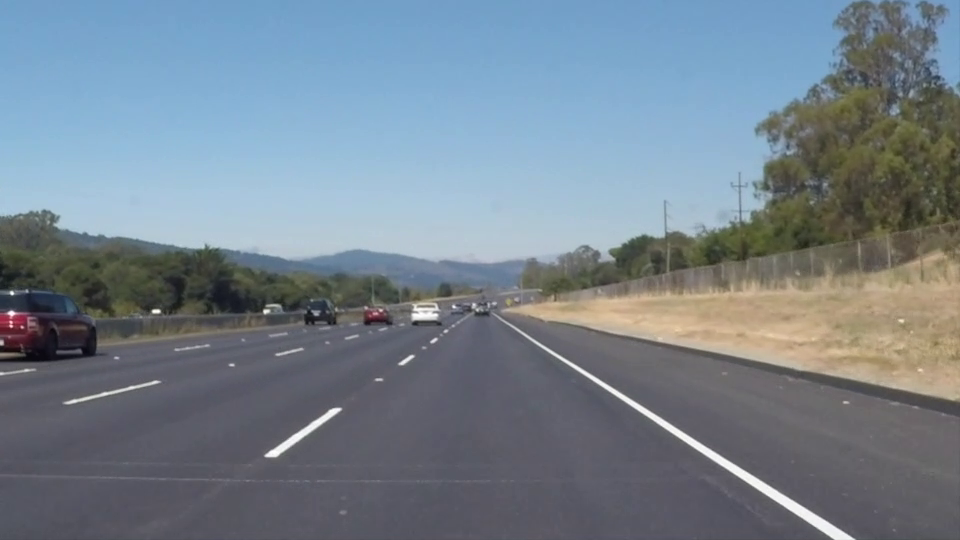
#> input picture frame 22 of P1_BasicLaneDetection/test_videos/solidWhiteRight.mp4, 960 x 540 px, given in place of harder_challenge_video.mp4, which was not available
$ python main.py   (older library calls are emulated)
#> lines starting #> are read from the running program, lines starting #| are printed output that depends on the picture; after the words box and inside, x2 and y2 are one past the last pixel; in counts of white or black regions, pixels touching at a corner belong together; pictures that were not available may be replaced by others from this repository, and a replacement may not be noted
### P2_AdvancedLaneDetection/thresholding_utils.py
import numpy as np
import matplotlib.pyplot as plt
import cv2
import matplotlib.image as mpimg
import glob
import os
from misc_utils import show_img, showstep

nx = 9
ny = 6
#dir = os.path.dirname(os.path.abspath(__file__))
# img = cv2.imread(dir+"/signs_vehicles_xygrad.png")


def abs_sobel_thresh(img, orient='x', thresh_min=0, thresh_max=255):
    print(thresh_min, thresh_max)
    gray = cv2.cvtColor(img, cv2.COLOR_BGR2GRAY)

    if orient == 'x':
        sobel = cv2.Sobel(gray, cv2.CV_64F, 1, 0)

    elif orient == 'y':
        sobel = cv2.Sobel(gray, cv2.CV_64F, 0, 1)

    abs_sobel = np.absolute(sobel)
    # Take the absolute value of the output from cv2.Sobel()
    print("normalized:", 255*abs_sobel/np.max(sobel))
    scaled_sobel = np.uint8(255*abs_sobel/np.max(abs_sobel))

    # Normalize by dividing each entry of abs_sobel with max of it
    # Multiply by 255 to have 8-bit integer (would result in scale 0-255)

    print("abs_sobel: ", abs_sobel, "scaled: ", scaled_sobel)
    gradbinary = np.zeros_like(scaled_sobel)
    gradbinary[(scaled_sobel >= thresh_min) & (scaled_sobel <= thresh_max)] = 255
    print("binary", gradbinary)
    show_img(gradbinary)
    return gradbinary


def mag_thresh(img, sobel_kernel=3, mag_thresh=(0, 255)):
    # Convert to grayscale
    gray = cv2.cvtColor(img, cv2.COLOR_RGB2GRAY)
    # Take both Sobel x and y gradients
    sobelx = cv2.Sobel(gray, cv2.CV_64F, 1, 0, ksize=sobel_kernel)
    sobely = cv2.Sobel(gray, cv2.CV_64F, 0, 1, ksize=sobel_kernel)
    # Calculate the gradient magnitude
    gradmag = np.sqrt(sobelx**2 + sobely**2)
    # Rescale to 8 bit
    scale_factor = np.max(gradmag)/255
    gradmag = (gradmag/scale_factor).astype(np.uint8)
    # Create a binary image of ones where threshold is met, zeros otherwise
    magbinary = np.zeros_like(gradmag)
    magbinary[(gradmag >= mag_thresh[0]) & (gradmag <= mag_thresh[1])] = 255
    show_img(magbinary)
    # Return the binary image
    return magbinary


def dir_threshold(img, sobel_kernel=3, thresh=(0, np.pi/2)):
    # range of arctan2 is pi/2
    # Grayscale
    gray = cv2.cvtColor(img, cv2.COLOR_RGB2GRAY)
    # Calculate the x and y gradients
    sobelx = cv2.Sobel(gray, cv2.CV_64F, 1, 0, ksize=sobel_kernel)
    sobely = cv2.Sobel(gray, cv2.CV_64F, 0, 1, ksize=sobel_kernel)
    # Take the absolute value of the gradient direction,
    # apply a threshold, and create a binary image result
    absgraddir = np.arctan2(np.absolute(sobely), np.absolute(sobelx))
    dirbinary = np.zeros_like(absgraddir)
    dirbinary[(absgraddir >= thresh[0]) & (absgraddir <= thresh[1])] = 255

    # Return the binary images
    show_img(dirbinary)
    return dirbinary


def hls_select(img, thresh=(0, 255), thresh2=(0, 255)):
    hls = cv2.cvtColor(img, cv2.COLOR_RGB2HLS)
    s_channel = hls[:, :, 2]
    l_channel = hls[:, :, 1]
    hlsbinary = np.zeros_like(s_channel)
    hlsbinary[(s_channel > thresh[0]) & (s_channel <= thresh[1]) & (
        l_channel > thresh2[0]) & (l_channel <= thresh[1])] = 255
    show_img(hlsbinary)
    return hlsbinary


# [14 lines of commented-out code are left out]

### P2_AdvancedLaneDetection/misc_utils.py
import numpy as np
import matplotlib.pyplot as plt
import cv2
import matplotlib.image as mpimg
import glob
import os
showstep = False


def show_img(img, showstep=showstep, wait=False, name="img"):
    if showstep == True:
        cv2.imshow(name, img)
    if wait == True:
        cv2.waitKey(0)


def adjust_original_image(img, adjustment):
    height = img.shape[0]
    imgOriginalAdjusted = img[:(height-adjustment), :, :]
    return imgOriginalAdjusted


def draw_on_original(imgOriginalAdjusted, left_line_pts, right_line_pts, vertices):
    img_warped = transform(imgOriginalAdjusted, vertices)
    cv2.fillPoly(img_warped, np.int_([left_line_pts]), (0, 255, 0))
    cv2.fillPoly(img_warped, np.int_([right_line_pts]), (0, 255, 0))
    blended = transform(img_warped, vertices, mode="dewarp")
    # after dewarp the lane lines, add lanelines to original image
    blended = cv2.addWeighted(imgOriginalAdjusted, 1., blended, 0.3, 0)
    return blended


def mask(img, adjustment=0):
    height = img.shape[0]
    width = img.shape[1]

    botleft = (0, (height-adjustment))
    # have to make clean mask so that perspective transform is successful
    topleft = (width/2 - 70, (height+adjustment)/2 + 70)
    topright = (width/2 + 70, (height+adjustment)/2 + 70)
    # + adjustment to compensate?
    botright = (width, (height-adjustment))
    vertices = np.array([[botleft, topleft, topright, botright]], dtype=np.int32)
    # img.shape[0]=height-adjustment
    # defining a blank mask to start with
    # need to resize image after masking

    img2 = img[:(height-adjustment), :]
    mask = np.zeros_like(img2)

    # defining a 3 channel or 1 channel color to fill the mask with depending on the input image
    if len(img2.shape) > 2:
        channel_count = img2.shape[2]  # i.e. 3 or 4 depending on your image
        ignore_mask_color = (255,) * channel_count
        print(ignore_mask_color)
    else:
        ignore_mask_color = 255

    # filling pixels inside the polygon defined by "vertices" with the fill color
    cv2.fillPoly(mask, vertices, ignore_mask_color)
    # returning the image only where mask pixels are nonzero
    masked_image = cv2.bitwise_and(img2, mask)
    # show_img(mask,name="mask2",showstep=True, wait=True)
    return vertices, masked_image, img2


def transform(undist, vertices, mode="warp"):
    img_size = (undist.shape[1], undist.shape[0])
    print(img_size)
    print(vertices)
    # [4 lines of commented-out code are left out]
    [[botleft, topleft, topright, botright]] = vertices
    # undistcopy = np.copy(undist) # always draw on copy
    # imgwithcorners = cv2.drawChessboardCorners(undistcopy, (nx,ny), corners, ret)
    src = np.float32(vertices)
    width1 = np.sqrt((topright[0]-topleft[0])**2+(topright[1]-topleft[1])**2)
    width2 = np.sqrt((botright[0]-botleft[0])**2+(botright[1]-botleft[1])**2)
    max_width = max(int(width1), int(width2))

    height1 = np.sqrt((topright[0]-botright[0])**2+(topright[1]-botright[1])**2)
    height2 = np.sqrt((botright[0]-topright[0])**2+(botleft[1]-topleft[1])**2)
    max_height = max(int(height1), int(height2))

    # dst = np.float32([[offset,img_size[1]], [offset, 0],
    #                          [img_size[0]-offset, 0],
    #                          [img_size[0]-offset, img_size[1]]])

    dst = np.float32([[0, max_height], [0, 0], [max_width, 0], [max_width, max_height]])
    # have to make clean mask so that perspective transform is successful
    M = cv2.getPerspectiveTransform(src, dst)
    if mode == "warp":
        #warped = cv2.warpPerspective(undist, M, (max_width+100,max_height+100))
        warped = cv2.warpPerspective(undist, M, img_size)
        #show_img(warped, showstep = True, wait = False)
        return warped

    elif mode == "dewarp":
        dewarped = cv2.warpPerspective(undist, M, img_size, flags=cv2.WARP_INVERSE_MAP)
        return dewarped

### P2_AdvancedLaneDetection/lanedetect.py
import numpy as np
import matplotlib.pyplot as plt
import cv2
import matplotlib.image as mpimg
import glob
import os
from thresholding_utils import abs_sobel_thresh, mag_thresh, dir_threshold, hls_select
from misc_utils import show_img, showstep, adjust_original_image, draw_on_original, mask, transform

def sliding_window(binary_warped):
    # the // command is floor division
    # take bot half of image
    bot_half = binary_warped[binary_warped.shape[0]//2:,:]
    histogram = np.sum(bot_half,axis=0)
    out_img = np.dstack((binary_warped, binary_warped, binary_warped))
    # return histogram
    # take sums along vertical (0 axis aka y axis) draw_lines
    # print(histogram)
    midpoint = np.int(histogram.shape[0]//2)
    # print(histogram.shape)
    # as shown, histogram.shape is (1060,) so take the half of x value to get midpoint
    # no y values because the sum can be any

    # take max values of the histogram, set this as base of window
    leftx_base = np.argmax(histogram[:midpoint])
    rightx_base = np.argmax(histogram[midpoint:]) + midpoint

    print(leftx_base,rightx_base)
    # HYPERPARAMETERS
    # Choose the number of sliding windows
    nwindows = 9
    # Set the width of the windows +/- margin
    margin = 120
    # Set minimum number of pixels found to recenter window
    minpix = 50

    # Set height of windows - based on nwindows above and image shape
    window_height = np.int(binary_warped.shape[0]//nwindows)
    # Identify the x and y positions of all nonzero (i.e. activated) pixels in the image
    nonzero = binary_warped.nonzero()
    print("nonzero: ", nonzero)
    nonzeroy = np.array(nonzero[0])
    nonzerox = np.array(nonzero[1])
    # Current positions to be updated later for each window in nwindows
    leftx_current = leftx_base
    rightx_current = rightx_base

    # Create empty lists to receive left and right lane pixel indices
    left_lane_inds = []
    right_lane_inds = []

        # Step through the windows one by one
    for window in range(nwindows):
        # Identify window boundaries in x and y (and right and left)
        win_y_low = binary_warped.shape[0] - (window+1)*window_height
        win_y_high = binary_warped.shape[0] - window*window_height
        ### TO-DO: Find the four below boundaries of the window ###
        win_xleft_low = leftx_current - margin  # Update this
        win_xleft_high = leftx_current + margin # Update this
        win_xright_low = rightx_current - margin # Update this
        win_xright_high = rightx_current + margin # Update this

        # Draw the windows on the visualization image
        cv2.rectangle(out_img,(win_xleft_low,win_y_low),
        (win_xleft_high,win_y_high),(0,255,0), 2)
        cv2.rectangle(out_img,(win_xright_low,win_y_low),
        (win_xright_high,win_y_high),(0,255,0), 2)

        # Identify the nonzero pixels in x and y within the window #
        # IMPORTANT: ONLY INDICES, NOT ACTUAL X AND Y POINTS, MUST USE NONZERO[indices] TO GET THE POINTS
        good_left_inds = ((nonzeroy >= win_y_low) & (nonzeroy < win_y_high) &
        (nonzerox >= win_xleft_low) &  (nonzerox < win_xleft_high)).nonzero()[0]
        print("good_left_inds: ", good_left_inds)

        good_right_inds = ((nonzeroy >= win_y_low) & (nonzeroy < win_y_high) &
        (nonzerox >= win_xright_low) &  (nonzerox < win_xright_high)).nonzero()[0]
        print("good_right_inds: ", good_right_inds)

        # Append these indices to the lists
        left_lane_inds.append(good_left_inds)
        right_lane_inds.append(good_right_inds)

        ### TO-DO: If you found > minpix pixels, recenter next window ###
        ### (`right` or `leftx_current`) on their mean position ###

        if len(good_left_inds)>minpix:
            # leftx_current = np.mean(good_left_inds)is wrong! because want points not indices
            leftx_current = np.int(np.mean(nonzerox[good_left_inds]))
            print("leftx_current: ", leftx_current)

        if len(good_right_inds)>minpix:
            rightx_current = np.int(np.mean(nonzerox[good_right_inds]))
            print("rightx_current: ",rightx_current)

    # Concatenate the arrays of indices (previously was a list of lists of pixels)
    try:
        left_lane_inds = np.concatenate(left_lane_inds)
        right_lane_inds = np.concatenate(right_lane_inds)
    except ValueError:
        # Avoids an error if the above is not implemented fully
        pass

    # Extract left and right line pixel positions
    leftx = nonzerox[left_lane_inds]
    lefty = nonzeroy[left_lane_inds]
    rightx = nonzerox[right_lane_inds]
    righty = nonzeroy[right_lane_inds]

    return histogram, leftx, lefty, rightx, righty, out_img


def fit_polynomial(binary_warped):
    # Find our lane pixels first
    histogram, leftx, lefty, rightx, righty, out_img = sliding_window(binary_warped)

    # Fit a second order polynomial to each using `np.polyfit`
    left_fit = np.polyfit(lefty, leftx, 2)
    # 2 is the degree of the polynomial
    right_fit = np.polyfit(righty, rightx, 2)

    # Generate x and y values for plotting
    ploty = np.linspace(0, binary_warped.shape[0]-1, binary_warped.shape[0] )
    try:
        left_fitx = left_fit[0]*ploty**2 + left_fit[1]*ploty + left_fit[2]
        right_fitx = right_fit[0]*ploty**2 + right_fit[1]*ploty + right_fit[2]
    except TypeError:
        # Avoids an error if `left` and `right_fit` are still none or incorrect
        print('The function failed to fit a line!')
        left_fitx = 1*ploty**2 + 1*ploty
        right_fitx = 1*ploty**2 + 1*ploty

    ## Visualization ##
    # Colors in the left and right lane regions
    out_img[lefty, leftx] = [255, 0, 0]
    out_img[righty, rightx] = [0, 0, 255]
    # out_img[:,np.int(left_fitx]=[0,255,0]

    # # Plots the left and right polynomials on the lane lines
    # plt.plot(left_fitx, ploty, color='yellow')
    #
    # plt.plot(right_fitx, ploty, color='yellow')

    return out_img, left_fit, right_fit, ploty

def fit_poly(img_shape, leftx, lefty, rightx, righty):
     ### TO-DO: Fit a second order polynomial to each with np.polyfit() ###
    left_fit = np.polyfit(lefty, leftx, 2)
    right_fit = np.polyfit(righty, rightx, 2)
    # Generate x and y values for plotting
    ploty = np.linspace(0, img_shape[0]-1, img_shape[0])
    # Return evenly spaced numbers over a specified interval.

    ### TO-DO: Calc both polynomials using ploty, left_fit and right_fit ###
    left_fitx = left_fit[0]*ploty**2 + left_fit[1]*ploty + left_fit[2]
    right_fitx = right_fit[0]*ploty**2 + right_fit[1]*ploty + right_fit[2]

    return left_fitx, right_fitx, ploty

def search_around_poly(binary_warped, left_fit, right_fit):
    # HYPERPARAMETER
    # Choose the width of the margin around the previous polynomial to search
    # The quiz grader expects 100 here, but feel free to tune on your own!
    margin = 50

    # Grab activated pixels
    nonzero = binary_warped.nonzero()
    nonzeroy = np.array(nonzero[0])
    nonzerox = np.array(nonzero[1])

    ### TO-DO: Set the area of search based on activated x-values ###
    ### within the +/- margin of our polynomial function ###
    ### Hint: consider the window areas for the similarly named variables ###
    ### in the previous quiz, but change the windows to our new search area ###
    left_lane_inds = ((nonzerox > (left_fit[0]*(nonzeroy**2) + left_fit[1]*nonzeroy +
                    left_fit[2] - margin)) & (nonzerox < (left_fit[0]*(nonzeroy**2) +
                    left_fit[1]*nonzeroy + left_fit[2] + margin)))
    right_lane_inds = ((nonzerox > (right_fit[0]*(nonzeroy**2) + right_fit[1]*nonzeroy +
                    right_fit[2] - margin)) & (nonzerox < (right_fit[0]*(nonzeroy**2) +
                    right_fit[1]*nonzeroy + right_fit[2] + margin)))

    # Again, extract left and right line pixel positions
    leftx = nonzerox[left_lane_inds]
    lefty = nonzeroy[left_lane_inds]
    rightx = nonzerox[right_lane_inds]
    righty = nonzeroy[right_lane_inds]

    # Fit new polynomials
    left_fitx, right_fitx, ploty = fit_poly(binary_warped.shape, leftx, lefty, rightx, righty)

    ## Visualization ##
    # Create an image to draw on and an image to show the selection window
    out_img = np.dstack((binary_warped, binary_warped, binary_warped))*255
    window_img = np.zeros_like(out_img)
    # Color in left and right line pixels
    out_img[nonzeroy[left_lane_inds], nonzerox[left_lane_inds]] = [255, 0, 0]
    out_img[nonzeroy[right_lane_inds], nonzerox[right_lane_inds]] = [0, 0, 255]

    # Generate a polygon to illustrate the search window area
    # And recast the x and y points into usable format for cv2.fillPoly()
    left_line_window1 = np.array([np.transpose(np.vstack([left_fitx-margin, ploty]))])
    left_line_window2 = np.array([np.flipud(np.transpose(np.vstack([left_fitx+margin,
                              ploty])))])
    left_line_pts = np.hstack((left_line_window1, left_line_window2))
    right_line_window1 = np.array([np.transpose(np.vstack([right_fitx-margin, ploty]))])
    right_line_window2 = np.array([np.flipud(np.transpose(np.vstack([right_fitx+margin,
                              ploty])))])
    right_line_pts = np.hstack((right_line_window1, right_line_window2))

    # Draw the lane onto the warped blank image
    cv2.fillPoly(window_img, np.int_([left_line_pts]), (0,255, 0))
    cv2.fillPoly(window_img, np.int_([right_line_pts]), (0,255, 0))
    result = cv2.addWeighted(out_img, 1, window_img, 0.3, 0)


    # Plot the polynomial lines onto the image
    plt.plot(left_fitx, ploty, color='yellow')
    plt.plot(right_fitx, ploty, color='yellow')
    ## End visualization steps ##

    return result, left_line_pts, right_line_pts

### P2_AdvancedLaneDetection/main.py
import numpy as np
import matplotlib.pyplot as plt
import cv2
import matplotlib.image as mpimg
import glob
import os

from thresholding_utils import abs_sobel_thresh, mag_thresh, dir_threshold, hls_select
from misc_utils import show_img, showstep, adjust_original_image, draw_on_original, mask, transform
from lanedetect import sliding_window, fit_polynomial, fit_poly, search_around_poly

dir_path = os.path.dirname(os.path.abspath(__file__))
nx = 9
ny = 6
SCALAR_EBLUE = (255, 255, 102)


def measure_curvature_pixels(ploty, left_fit, right_fit):
    # We'll choose the maximum y-value, corresponding to the bottom of the image
    yval = np.max(ploty)

    A = left_fit[0]
    B = left_fit[1]
    C = left_fit[2]

    d1_left = 2*A*yval + B
    d2_left = 2*A
    left_curverad = (1+(d1_left)**2)**(3/2)/abs(d2_left)

    D = right_fit[0]
    E = right_fit[1]
    F = right_fit[2]

    d1_right = 2*D*yval + E
    d2_right = 2*D
    right_curverad = (1+(d1_right)**2)**(3/2)/abs(d2_right)

    return left_curverad, right_curverad


def main():
    dir_vid = dir_path + "/test_videos"
    print(dir_vid)
    vid = dir_vid + "/harder_challenge_video.mp4"

    cap = cv2.VideoCapture(vid)
    print(cap.isOpened())
    while cap.isOpened():
        ret, img = cap.read()
#> img is the input picture: shape (540, 960, 3); mean B, G, R 141.9, 130.7, 117.7
        # cv2.imshow("original",img)
        gradbinary = abs_sobel_thresh(img, thresh_min=10, thresh_max=255)
#> in abs_sobel_thresh, `gray = cv2.cvtColor(img, cv2.COLOR_BGR2GRAY)`:
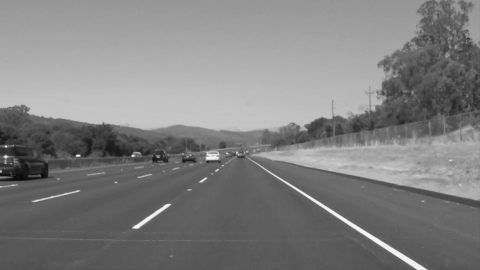
#> gray: shape (540, 960) (shown at 1/2 size); min 6, max 255, mean 128
#> in abs_sobel_thresh, `sobel = cv2.Sobel(gray, cv2.CV_64F, 1, 0)`:
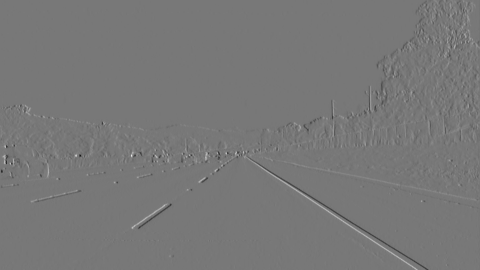
#> sobel: shape (540, 960) float64 (shown at 1/2 size); min -523, max 588, mean 0; drawn with min black and max white
#> in abs_sobel_thresh, `abs_sobel = np.absolute(sobel)`:
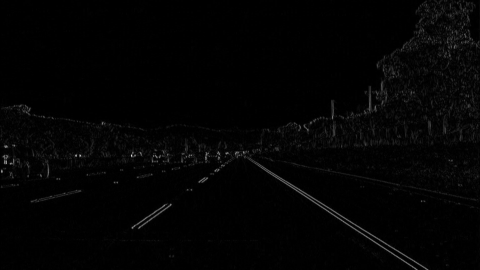
#> abs_sobel: shape (540, 960) float64 (shown at 1/2 size); min 0, max 588, mean 8.7; drawn with min black and max white
#> (printed output is left out)
#> (printed output is left out)
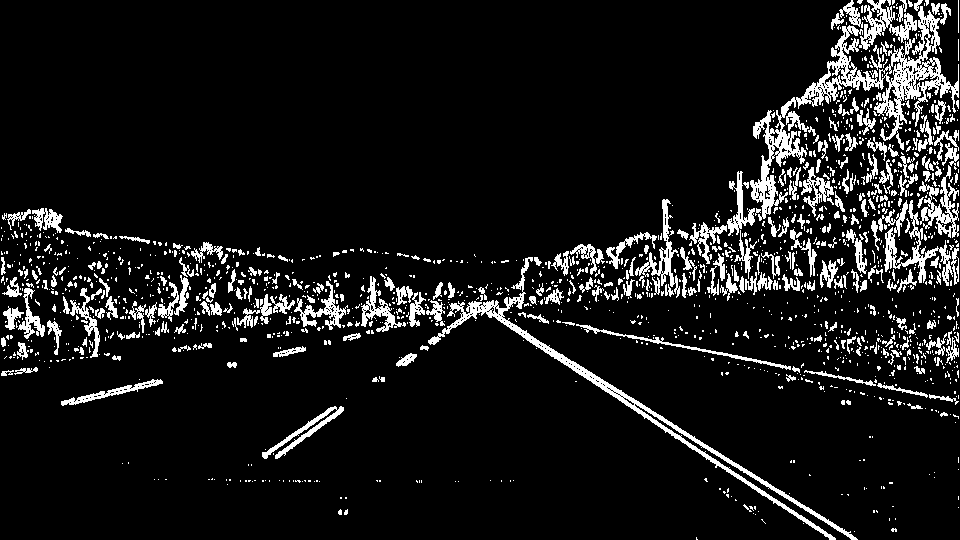
#> gradbinary: shape (540, 960); 9.3% white; 1623 white regions (1314 under 20 px), largest, box (x1, y1, x2, y2) and area: (750, 0, 959, 221) 8197, (428, 257, 858, 540) 4310, (884, 200, 953, 286) 1220
        magbinary = mag_thresh(img, mag_thresh=(10, 255))
#> in mag_thresh, `sobely = cv2.Sobel(gray, cv2.CV_64F, 0, 1, ksize=sobel_kernel)`:
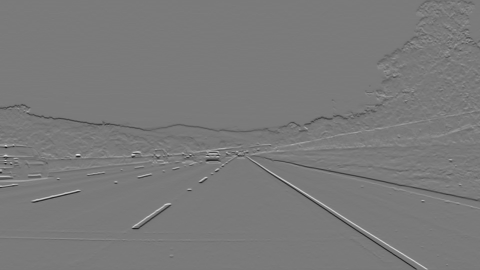
#> sobely: shape (540, 960) float64 (shown at 1/2 size); min -588, max 637, mean -1.1; drawn with min black and max white
#> in mag_thresh, `gradmag = np.sqrt(sobelx**2 + sobely**2)`:
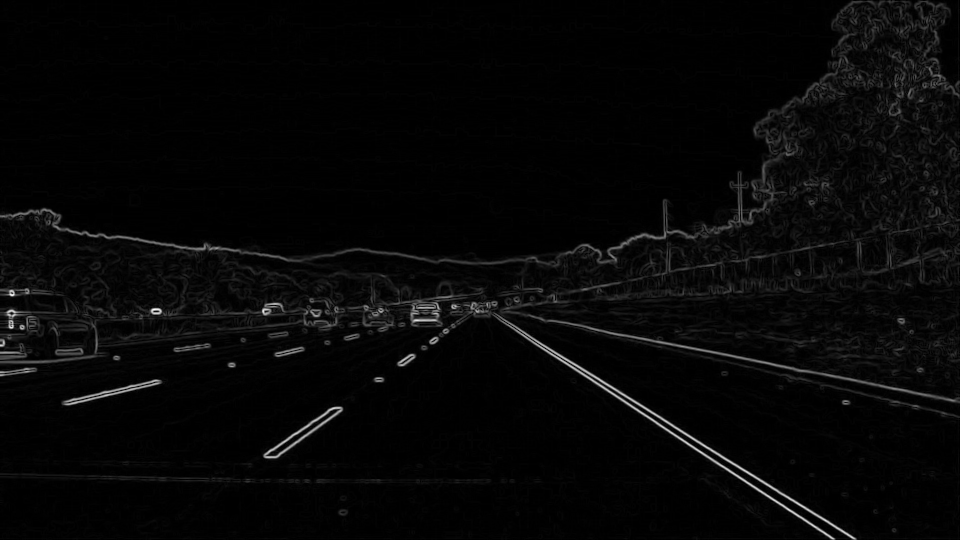
#> gradmag: shape (540, 960) float64; min 0, max 642.1, mean 18.4; drawn with min black and max white
#> in mag_thresh, `scale_factor = np.max(gradmag)/255`: scale_factor = 2.52
#> (the rest of the program and of its run is left out)
